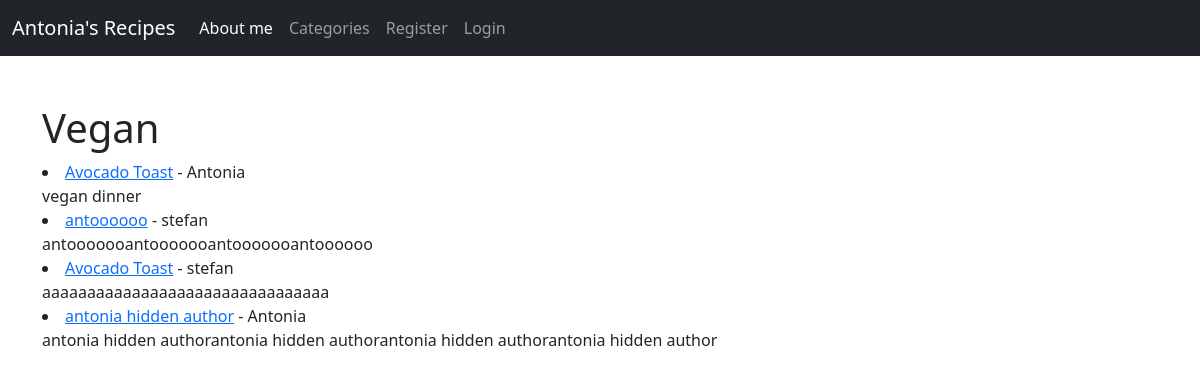
Page /category/Vegan/ on the earlier database version.
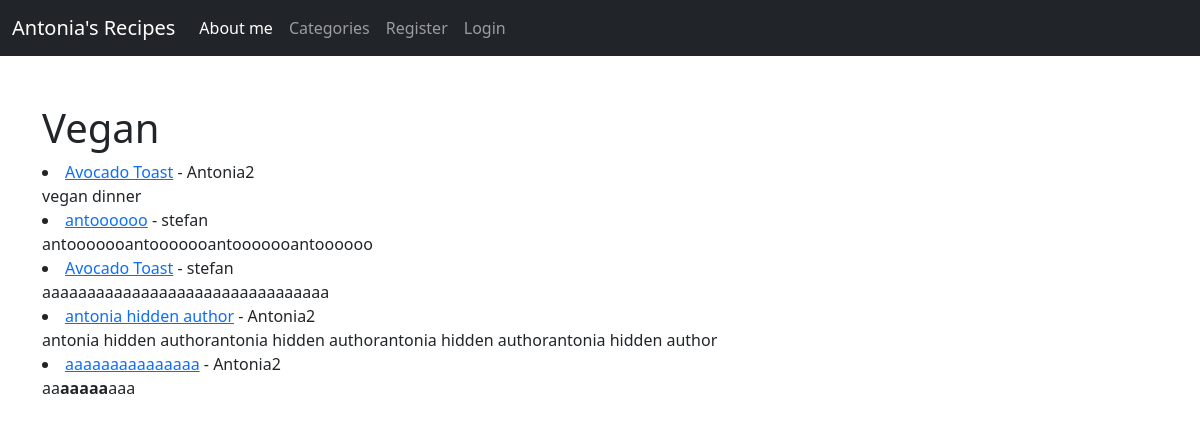
Same page on the later database version.
### core/models.py (models this page shows, shortened)
class Post(models.Model):
    title = models.CharField(max_length=255)
    title_tag = models.CharField(max_length=255, default="Title_tag")
    author = models.ForeignKey(User, on_delete=models.CASCADE)
    body = RichTextField(blank=True, null=True)
    post_date = models.DateField(auto_now_add=True)
    category = models.CharField(max_length=255, default="Desert")
    likes = models.ManyToManyField(User, related_name='blog_posts')

### core/views.py (the view)
# urls.py: path('category/<str:cats>/',CategoryView, name='category'),
def CategoryView(request, cats):
    category_posts = Post.objects.filter(category=cats.replace('-',' '))
    return render(request, 'categories.html', {'cats': cats.title().replace('-',' '), 'category_posts': category_posts})

### core/templates/categories.html (shortened to what this page needs)
{% extends 'base.html' %}
{% block content%}
<h1>{{cats}}</h1>
{% if category_posts %}
{% for post in category_posts %}
    <li><a href="{% url 'post_detail' post.pk %}"> {{ post.title }}</a>
        - {{ post.author.first_name }}
        <br>
        {{ post.body|slice:":100"|safe }}</li>
{% endfor %}
{% else %}
    <h3>This category does not exists or does not contain any post!</h3>
{% endif%}
{% endblock %}

Differences in the rows shown:
changed through a linked row, Post "vegan dinner": author.first_name "Antonia" → "Antonia2"
changed through a linked row, Post "antonia hidden author": author.first_name "Antonia" → "Antonia2"
added Post: title "aaaaaaaaaaaaaaa", author.first_name "Antonia2", body "aa aaaaa aaa"
